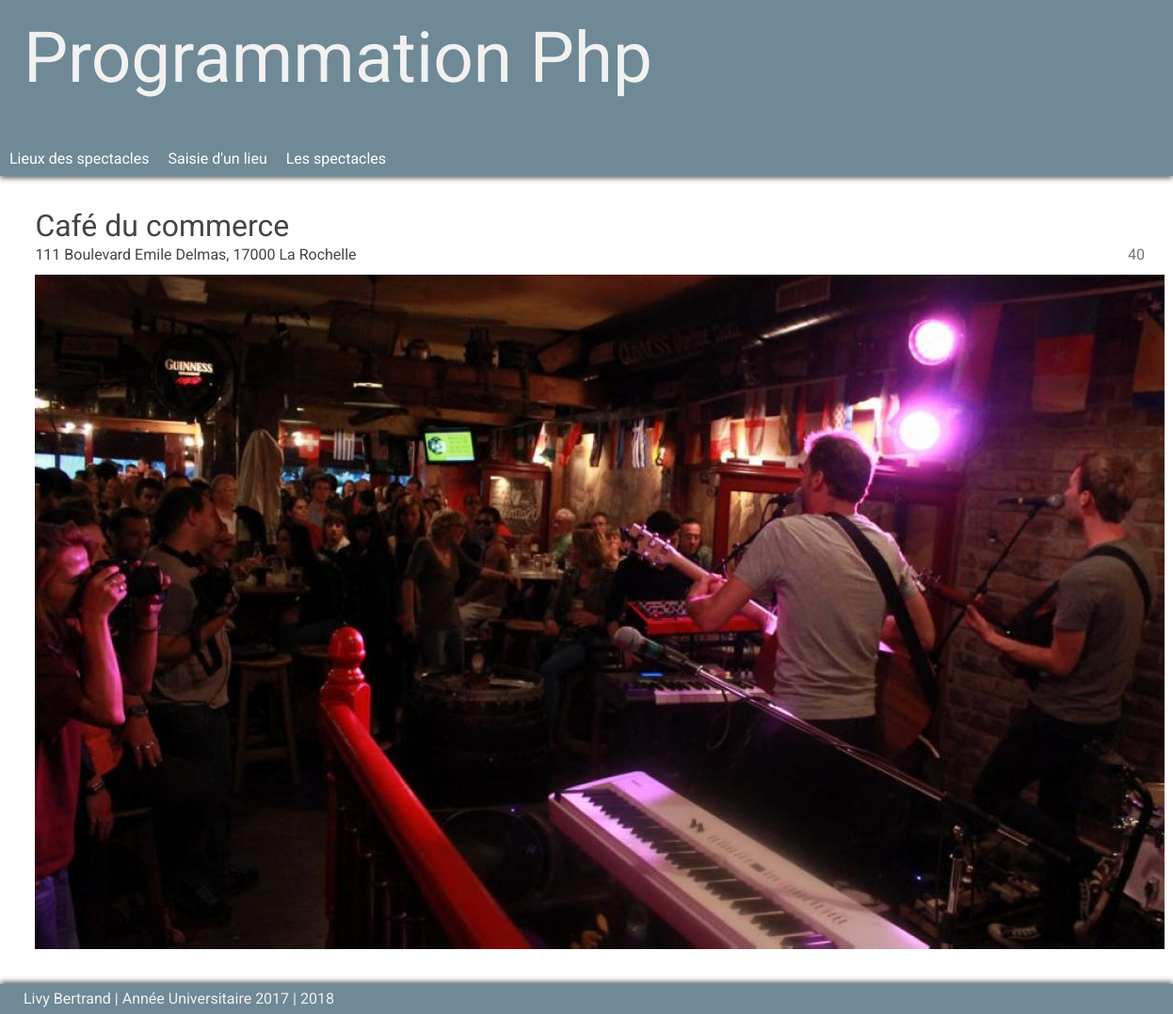
Screenshot of /lieux.php?id=2 with the database file from the repository.
### tables this page shows
CREATE TABLE IF NOT EXISTS `php_lieux` (
  `numero` int(11) NOT NULL AUTO_INCREMENT,
  `adresse` varchar(50) NOT NULL,
  `nom` varchar(30) NOT NULL,
  `nb_places` int(11) NOT NULL,
  `image` varchar(100),
  PRIMARY KEY (`numero`)
);

### lieux.php (the view, shortened to what this page needs)
<?php
include('elements/head.inc.php');
$pdo = connexionBD();
$sql_requete = 'SELECT * FROM php_lieux';
if (isset($_GET ['id'])) {
  $id = $_GET['id'];
}
if (isset($_GET['id'])) {
  $sql_requete.= ' WHERE numero = :id';
  $requete = $pdo->prepare($sql_requete);
  $requete->execute([':id' => $id]);
  $resultat = $requete->fetch(PDO::FETCH_OBJ);
} else {
  $requete = $pdo->query($sql_requete);
  $resultats = $requete->fetchAll(PDO::FETCH_OBJ);
}
?>
<!DOCTYPE html>
<html>
    <?php
        include('elements/head.inc.php');
    ?>
  <head>
  </head>
  <body>
    <header>
        <h1>Programmation Php</h1>
      <?php include('elements/menu.inc.php') ; ?>
    </header>
    <?php if (isset($resultat)) { ?>
    <section id="corps">
      <header>
        <h2><?= $resultat->nom ?></h2>
      </header>
      <main>
        <article class="">
          <p><?= $resultat->adresse ?> <span class="badge"><?= $resultat->nb_places?></span></p>
          <img src="<?= $resultat->image?>" alt="">
        </article>
      </main>
    </section>
    <?php } else {
      foreach ($resultats as $resultat) {
      ?>
    <section id="corps">
      <header>
        <h2><?= $resultat->nom ?></h2>
      </header>
      <main>
        <article class="">
          <p><?= $resultat->adresse ?> <span class="badge"><?= $resultat->nb_places ?></span></p>
          <img src="<?= $resultat->image ?>" alt="">
        </article>
      </main>
    </section>
    <?php } } ?>
  <?php include('elements/footer.inc.php') ; ?>
  </body>
</html>

### css/styles.css (style rules this page uses)
#corps { display: flex ; flex-direction: row ; flex-wrap: wrap ; margin-top: 15vw; margin-bottom: 2em; }
#corps > header { flex: 100% ; }
#corps > main { flex: 2 ; min-width: 300px ; }
body > header { position: fixed ; top: 0 ; left: 0 ; width: 100% ; height: 15vw; font-size: 3vw ; opacity: 0.9 ; }
body > header h1 { font-size: 2em ; margin-bottom: 0.5em ; }
body { font-family: roboto, 'Open Sans', sans-serif; color: #444444; }
body > header { background-color: #607d8b; color: #f0f0f0; padding: 2vw 2vw 0 2vw; box-shadow: 0 2px 6px #444444; }
#corps { padding: 3vw ; }
#corps header h2 { font-size: 2em ; }
article { line-height: 1.3; text-align: justify ; }
article p { padding: 5px 0 10px 0; }

### rows the page displays
php_lieux: nom "Café du commerce", adresse "111 Boulevard Emile Delmas, 17000 La Rochelle", nb_places "40", image (picture)
